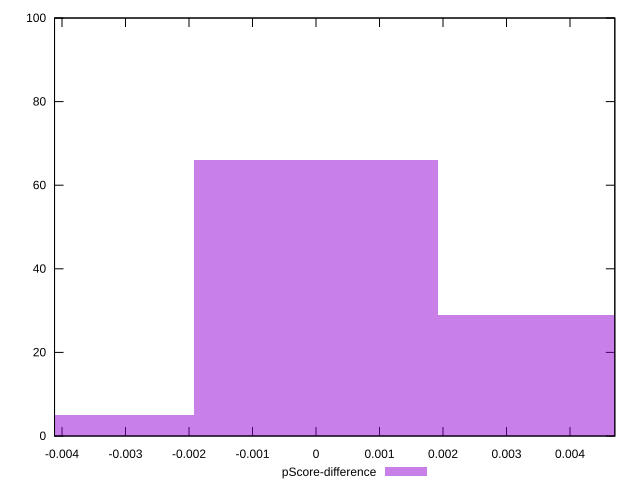

The script that saved this image:
reset

$pScoreDifference <<EOF
0 66
-0.0038332517482886786 5
0.0038332517482886786 29
EOF

set key outside below
set boxwidth 0.0038332517482886786
set xrange [-0.004117647058823559:0.004705882352941115]
set yrange [0:100]
set trange [0:100]
set style fill transparent solid 0.5 noborder
set terminal svg size 640, 490 enhanced background rgb 'white'
set output "report_00018_2021-02-10T15-25-16.877Z/uses-text-compression/samples/pages+cached+noadtech/pScore-difference/histogram.svg"

plot $pScoreDifference title "pScore-difference" with boxes

reset
